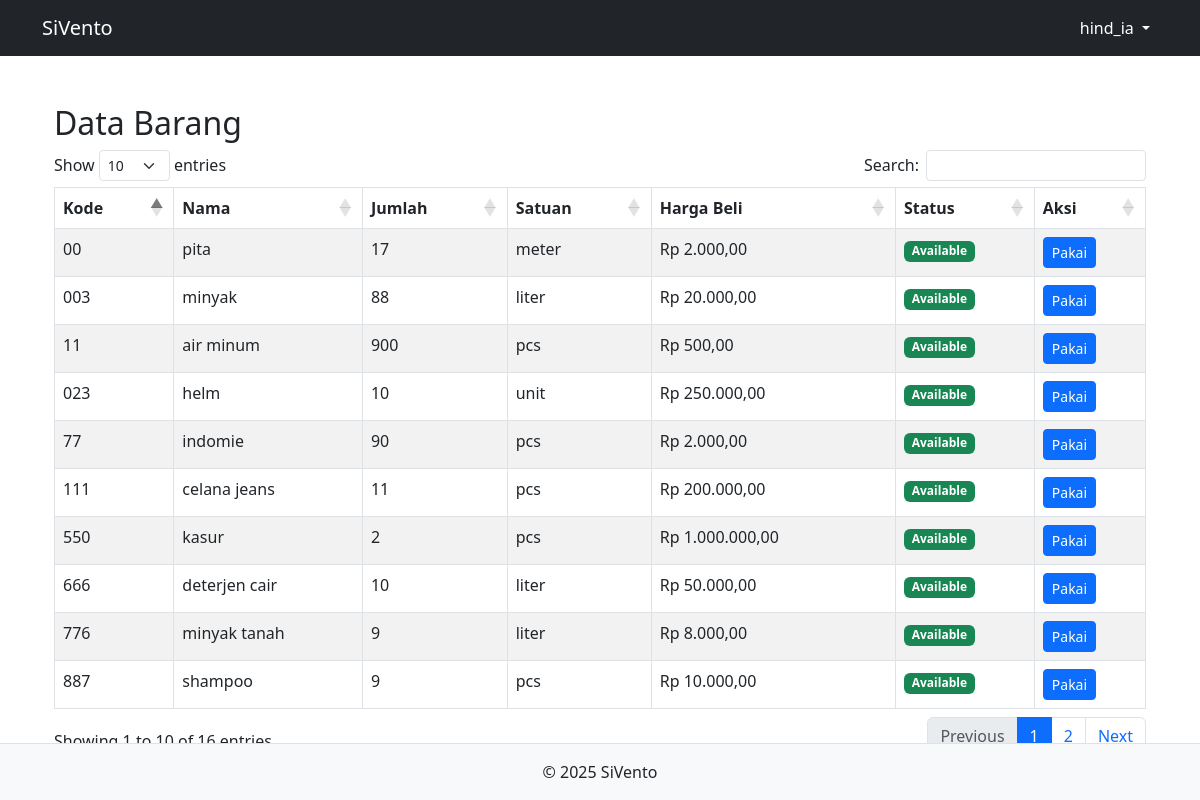
The app's page / (signed in) with its own data.
### tables this page shows
CREATE TABLE `tb_inventory` (
  `id_barang` int(10) NOT NULL,
  `kode_barang` varchar(20) NOT NULL,
  `nama_barang` varchar(50) NOT NULL,
  `jumlah_barang` int(10) DEFAULT 0,
  `satuan_barang` enum('kg','pcs','liter','meter','unit') NOT NULL,
  `harga_beli` double(20,2) DEFAULT NULL,
  `status_barang` tinyint(1) DEFAULT 0,
  `created_at` timestamp NOT NULL DEFAULT current_timestamp(),
  `updated_at` timestamp NOT NULL DEFAULT current_timestamp() ON UPDATE current_timestamp()
);

### index.php (the view, shortened to what this page needs)
<?php
include 'config/connect.php';
?>
<!DOCTYPE html>
<html lang="en">
<head>
    <link rel="stylesheet" href="https://cdn.jsdelivr.net/npm/bootstrap@5.3.0/dist/css/bootstrap.min.css">
    <link rel="stylesheet" href="https://cdn.datatables.net/1.13.6/css/dataTables.bootstrap5.min.css">
    <link href="https://cdn.jsdelivr.net/npm/bootstrap-icons@1.10.5/font/bootstrap-icons.css" rel="stylesheet" />
</head>
<body>
    <?php include 'header.php'; ?>
    <div class="container py-4">
        <h2>Data Barang</h2>
        <table id="barangTable" class="table table-bordered table-striped">
            <thead>
                <tr>
                    <th>Kode</th>
                    <th>Nama</th>
                    <th>Jumlah</th>
                    <th>Satuan</th>
                    <th>Harga Beli</th>
                    <th>Status</th>
                    <th>Aksi</th>
                </tr>
            </thead>
            <tbody>
            <?php
            $result = $koneksi->query("SELECT * FROM tb_inventory");
            while ($row = $result->fetch_assoc()) {
                $disabled = $row['status_barang'] == 0 ? 'disabled' : '';
                $tooltip = $row['status_barang'] == 0 ? 'Barang tidak tersedia' : 'Gunakan barang';
                $adminButtons = '';
                echo "<tr>
                    <td>{$row['kode_barang']}</td>
                    <td>{$row['nama_barang']}</td>
                    <td>{$row['jumlah_barang']}</td>
                    <td>{$row['satuan_barang']}</td>
                    <td>Rp " . number_format($row['harga_beli'], 2, ',', '.') . "</td>
                    <td>
                        <span class='badge " . ($row['status_barang'] ? 'bg-success' : 'bg-danger') . "'>
                            " . ($row['status_barang'] ? 'Available' : 'Not-Available') . "
                        </span>
                    </td>
                    <td>
                        <a href='usage.php?id={$row['id_barang']}' class='btn btn-primary btn-sm {$disabled}' title='{$tooltip}'>Pakai</a>
                        {$adminButtons}
                    </td>
                </tr>";
            }
            ?>
            </tbody>
        </table>
    </div>
    <?php include 'footer.php'; ?>
</body>
</html>

### records on screen
tb_inventory: kode_barang "111", nama_barang "celana jeans", jumlah_barang "11", satuan_barang "pcs", harga_beli "200.000,00", status_barang "Available"
tb_inventory: kode_barang "11", nama_barang "air minum", jumlah_barang "900", satuan_barang "pcs", harga_beli "500,00", status_barang "Available"
tb_inventory: kode_barang "00", nama_barang "pita", jumlah_barang "17", satuan_barang "meter", harga_beli "2.000,00", status_barang "Available"
tb_inventory: kode_barang "003", nama_barang "minyak", jumlah_barang "88", satuan_barang "liter", harga_beli "20.000,00", status_barang "Available"
tb_inventory: kode_barang "023", nama_barang "helm", jumlah_barang "10", satuan_barang "unit", harga_beli "250.000,00", status_barang "Available"
tb_inventory: kode_barang "77", nama_barang "indomie", jumlah_barang "90", satuan_barang "pcs", harga_beli "2.000,00", status_barang "Available"
tb_inventory: kode_barang "550", nama_barang "kasur", jumlah_barang "2", satuan_barang "pcs", harga_beli "1.000.000,00", status_barang "Available"
tb_inventory: kode_barang "887", nama_barang "shampoo", jumlah_barang "9", satuan_barang "pcs", harga_beli "10.000,00", status_barang "Available"
tb_inventory: kode_barang "776", nama_barang "minyak tanah", jumlah_barang "9", satuan_barang "liter", harga_beli "8.000,00", status_barang "Available"
tb_inventory: kode_barang "666", nama_barang "deterjen cair", jumlah_barang "10", satuan_barang "liter", harga_beli "50.000,00", status_barang "Available"

### other values on screen
$_SESSION['username'] "hind_ia"
